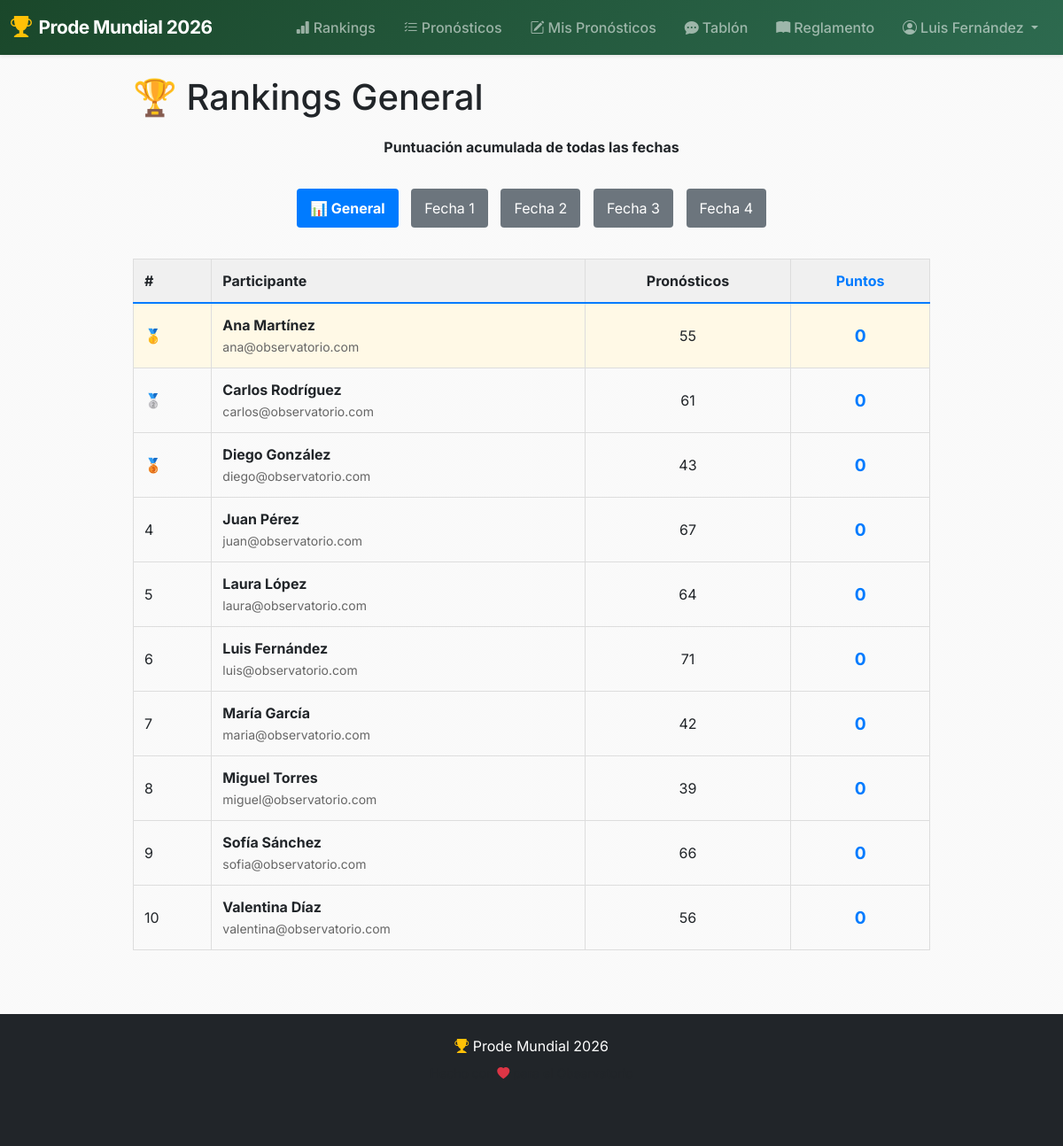
/rankings (signed in), run on the app's committed database.
### models.py (models this page shows, shortened)
class User(db.Model, UserMixin):
    __tablename__ = "users"
    id = db.Column(db.Integer, primary_key=True)
    email = db.Column(db.String(120), unique=True, nullable=False)
    name = db.Column(db.String(80), nullable=False)
    password_hash = db.Column(db.String(256), nullable=True)
    is_admin = db.Column(db.Boolean, default=False)
    is_enabled = db.Column(db.Boolean, default=True)
    predictions = db.relationship('Prediction', backref='user', lazy=True)

### main/routes.py (the view)
@main_bp.route('/rankings')
def rankings():
    user_stats = db.session.query(
        User.id,
        User.name,
        User.email,
        func.count(Prediction.id).label('total_predictions'),
        func.sum(Prediction.points_awarded).label('total_points')
    ).join(Prediction, User.id == Prediction.user_id, isouter=True)\
     .filter(User.is_admin == False)\
     .group_by(User.id)\
     .order_by(func.sum(Prediction.points_awarded).desc(), User.name)\
     .all()
    return render_template('main/rankings.html', user_stats=user_stats)

### app.py (called while the page is built)
@login_manager.user_loader
def load_user(user_id):
    return User.query.get(int(user_id))

@app.context_processor
def inject_user():
    return {'current_user': current_user}

### templates/main/rankings.html (shortened to what this page needs)
{% extends "base.html" %}
{% block content %}
<div style="max-width: 900px; margin: 0 auto;">
    <h1>🏆 Rankings General</h1>
    <p style="margin: 20px 0; text-align: center;">
        <strong>Puntuación acumulada de todas las fechas</strong>
    </p>
    <div style="margin: 30px 0; text-align: center;">
        <a href="{{ url_for('main.rankings') }}" style="display: inline-block; padding: 10px 15px; background-color: #007bff; color: white; text-decoration: none; border-radius: 4px; margin: 5px; font-weight: bold;">
            📊 General
        </a>
        {% for phase_num in [1, 2, 3, 4] %}
            <a href="{{ url_for('main.rankings_by_phase', phase_id=phase_num) }}" style="display: inline-block; padding: 10px 15px; background-color: #6c757d; color: white; text-decoration: none; border-radius: 4px; margin: 5px;">
                Fecha {{ phase_num }}
            </a>
        {% endfor %}
    </div>
    {% if user_stats %}
        <table style="width: 100%; border-collapse: collapse; margin-top: 20px;">
            <thead>
                <tr style="background-color: #f0f0f0; border-bottom: 2px solid #007bff;">
                    <th style="padding: 12px; text-align: left; border: 1px solid #ddd;">#</th>
                    <th style="padding: 12px; text-align: left; border: 1px solid #ddd;">Participante</th>
                    <th style="padding: 12px; text-align: center; border: 1px solid #ddd;">Pronósticos</th>
                    <th style="padding: 12px; text-align: center; border: 1px solid #ddd; color: #007bff; font-weight: bold;">Puntos</th>
                </tr>
            </thead>
            <tbody>
                {% for stat in user_stats %}
                    <tr style="border-bottom: 1px solid #ddd; {% if loop.index == 1 %}background-color: #fff9e6;{% endif %}">
                        <td style="padding: 12px; border: 1px solid #ddd;">
                            {% if loop.index == 1 %}🥇{% elif loop.index == 2 %}🥈{% elif loop.index == 3 %}🥉{% else %}{{ loop.index }}{% endif %}
                        </td>
                        <td style="padding: 12px; border: 1px solid #ddd;">
                            <strong>{{ stat.name }}</strong>
                            <br>
                            <small style="color: #666;">{{ stat.email }}</small>
                        </td>
                        <td style="padding: 12px; border: 1px solid #ddd; text-align: center;">
                            {{ stat.total_predictions or 0 }}
                        </td>
                        <td style="padding: 12px; border: 1px solid #ddd; text-align: center; font-weight: bold; color: #007bff; font-size: 1.2em;">
                            {{ stat.total_points or 0 }}
                        </td>
                    </tr>
                {% endfor %}
            </tbody>
        </table>
    {% else %}
        <p style="text-align: center; color: #666; margin-top: 30px;">
            No hay datos de ranking disponibles
        </p>
    {% endif %}
</div>
{% endblock %}

### templates/base.html (shortened to what this page needs)
<!DOCTYPE html>
<html lang="es">
<head>
    <link href="https://cdn.jsdelivr.net/npm/bootstrap@5.3.2/dist/css/bootstrap.min.css" rel="stylesheet">
    <link rel="stylesheet" href="https://cdn.jsdelivr.net/npm/bootstrap-icons@1.11.3/font/bootstrap-icons.min.css">
    <link rel="stylesheet" href="{{ url_for('static', filename='css/site.css') }}?v=7">
</head>
<body>
    <nav class="navbar navbar-expand-lg navbar-dark bg-dark sticky-top shadow-sm">
        <div class="container-fluid">
            <a class="navbar-brand fw-bold d-flex align-items-center" href="{{ url_for('main.index') }}">
                <i class="bi bi-trophy-fill text-warning me-2 fs-4"></i>
                <span>Prode Mundial 2026</span>
            </a>
            <div class="collapse navbar-collapse" id="navbarNav">
                <ul class="navbar-nav ms-auto">
                    <li class="nav-item">
                        <a class="nav-link" href="{{ url_for('main.rankings') }}">
                            <i class="bi bi-bar-chart-fill me-1"></i>Rankings
                        </a>
                    </li>
                    <li class="nav-item">
                        <a class="nav-link" href="{{ url_for('main.all_predictions') }}">
                            <i class="bi bi-list-check me-1"></i>Pronósticos
                        </a>
                    </li>
                    {% if current_user.is_authenticated %}
                        <li class="nav-item">
                            <a class="nav-link" href="{{ url_for('main.predictions') }}">
                                <i class="bi bi-pencil-square me-1"></i>Mis Pronósticos
                            </a>
                        </li>
                    {% endif %}
                    <li class="nav-item">
                        <a class="nav-link" href="{{ url_for('main.tablon') }}">
                            <i class="bi bi-chat-dots-fill me-1"></i>Tablón
                        </a>
                    </li>
                    <li class="nav-item">
                        <a class="nav-link" href="{{ url_for('main.reglamento') }}">
                            <i class="bi bi-book-fill me-1"></i>Reglamento
                        </a>
                    </li>
                    {% if current_user.is_authenticated %}
                        <li class="nav-item dropdown">
                            <a class="nav-link dropdown-toggle" href="#" role="button" data-bs-toggle="dropdown">
                                <i class="bi bi-person-circle me-1"></i>{{ current_user.name }}
                            </a>
                        </li>
                    {% endif %}
                </ul>
            </div>
        </div>
    </nav>
    <div class="container my-4">
        {% block content %}{% endblock %}
    </div>
    <footer class="bg-dark text-white py-4 mt-5">
        <div class="container text-center">
            <p class="mb-2"><i class="bi bi-trophy-fill text-warning"></i> Prode Mundial 2026</p>
            <p class="text-muted small mb-0">Hecho con <i class="bi bi-heart-fill text-danger"></i> para el Observatorio</p>
        </div>
    </footer>
</body>
</html>

### static/css/site.css (style rules this page uses)
:root { --primary-color: #1a472a; --secondary-color: #ffd700; --accent-color: #e63946; --dark-color: #212529; --light-color: #f8f9fa; --gradient-primary: linear-gradient(135deg, #1a472a 0%, #2d6a4f 100%); --gradient-hero: linear-gradient(135deg, #667eea 0%, #764ba2 100%); --gradient-gold: linear-gradient(135deg, #ffd700 0%, #ffed4e 100%); }
* { box-sizing: border-box; }
body { margin: 0; font-family: 'Inter', -apple-system, BlinkMacSystemFont, "Segoe UI", Roboto, sans-serif; background: linear-gradient(rgba(245, 245, 245, 0.55), rgba(245, 245, 245, 0.55)), url('../images/backgrounds/foto2.jpg'); background-size: cover; background-position: center; background-attachment: fixed; background-repeat: no-repeat; color: #212529; min-height: 100vh; display: flex; flex-direction: column; }
.navbar-dark { background: linear-gradient(135deg, #1a472a 0%, #2d6a4f 100%) !important; }
.navbar-brand { font-size: 1.3rem; letter-spacing: -0.5px; }
.nav-link { font-weight: 500; transition: all 0.3s ease; border-radius: 6px; padding: 0.5rem 1rem !important; }
.container { flex: 1; max-width: 1200px; margin-bottom: 3rem; }
footer { margin-top: auto; background: #212529 !important; }
h1, h2, h3 { color: var(--text); }

### data on the page
User: name "Luis Fernández", email "luis@observatorio.com", total_predictions "71", is_admin "0"
User: name "Ana Martínez", email "ana@observatorio.com", total_predictions "55", is_admin "0"
User: name "Carlos Rodríguez", email "carlos@observatorio.com", total_predictions "61", is_admin "0"
User: name "Diego González", email "diego@observatorio.com", total_predictions "43", is_admin "0"
User: name "Juan Pérez", email "juan@observatorio.com", total_predictions "67", is_admin "0"
User: name "Laura López", email "laura@observatorio.com", total_predictions "64", is_admin "0"
User: name "María García", email "maria@observatorio.com", total_predictions "42", is_admin "0"
User: name "Miguel Torres", email "miguel@observatorio.com", total_predictions "39", is_admin "0"
User: name "Sofía Sánchez", email "sofia@observatorio.com", total_predictions "66", is_admin "0"
User: name "Valentina Díaz", email "valentina@observatorio.com", total_predictions "56", is_admin "0"

### other printed values
{{ phase_num }} "1" "2" "3" "4"
